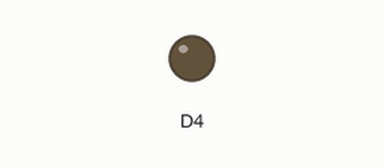
Simulated run of this sketch. Board: ESP8266 (NodeMCU). Shown: output pins drawn as LEDs (lit = HIGH). What the sketch prints to the serial monitor is not drawn. At 5.8 s the program puts the board to deep sleep or switches it off; the recording ends there.

Above: at 1.4 s.
At 2.9 s:
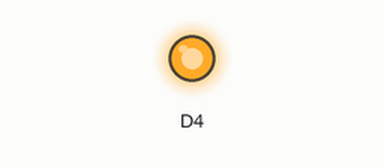
Timing chart, 0 to 4.4 s (numbered marks = the images above):
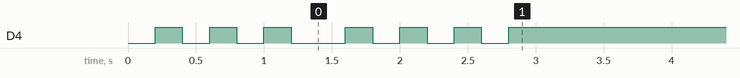

Measured:
- by itself, D4: LOW → HIGH at 0.20 s, → LOW 0.20 s later, → HIGH 0.20 s later, → LOW 0.20 s later, … (13 changes in this stretch)

The sketch:

deepsleep.ino
```cpp
void setup() {
  Serial.begin(115200);
  Serial.setTimeout(2000);
pinMode(D4,OUTPUT);
  // Wait for serial to initialize.
  while(!Serial) { }

  Serial.println("I'm awake.");

  Serial.println("Going into deep sleep for 20 seconds");
digitalWrite(D4,LOW);
delay(200);
digitalWrite(D4,HIGH);
delay(200);
digitalWrite(D4,LOW);
delay(200);
digitalWrite(D4,HIGH);
delay(200);
digitalWrite(D4,LOW);
delay(200);
digitalWrite(D4,HIGH);
delay(200);
digitalWrite(D4,LOW);
delay(200);
digitalWrite(D4,LOW);
delay(200);
digitalWrite(D4,HIGH);
delay(200);
digitalWrite(D4,LOW);
delay(200);
digitalWrite(D4,HIGH);
delay(200);
digitalWrite(D4,LOW);
delay(200);
digitalWrite(D4,HIGH);
delay(200);
digitalWrite(D4,LOW);
delay(200);
digitalWrite(D4,HIGH);
delay(3000);


  ESP.deepSleep(0,WAKE_RF_DISABLED); // 20e6 is 20 microseconds
}

void loop() {
}
```
